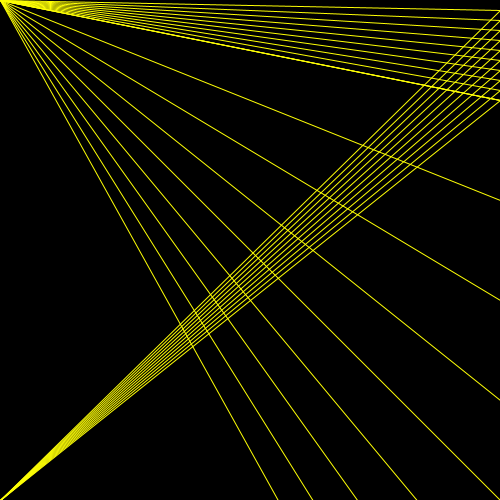
Frame 1 (no input)
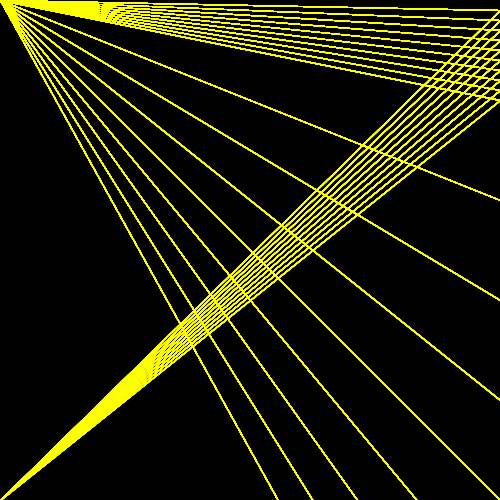
Frame 60 (the mouse pressed at the canvas centre just before this capture)
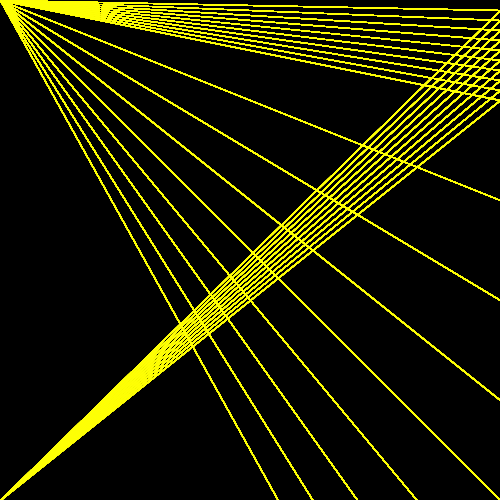
Frame 120 (the mouse held since frame 60 and released just before this capture)

The Processing sketch that drew these frames (run headless with seeded random() and noise(); from frame 60 on, the mouse is pressed at the canvas centre):

// Processing sketch: processing_32226
// ── processing_32226.pde


void setup () {
  size (500,500);
  noFill ();
  background (0);
  
  
}

void draw ()
{
  fill (254,255,5);
  //ellipse (200, 200, 200, 200);
    
  stroke (254,255,5);
  strokeWeight (1);
  
  line (0,500,500,10);
  line (0,500,500,20);
  line (0,500,500,30);
  line (0,500,500,40);
  line (0,500,500,50);
  line (0,500,500,60);
  line (0,500,500,70);
  line (0,500,500,80);
  line (0,500,500,90);
  line (0,500,500,100);
  
  line (0,0,500,10);
  line (0,0,500,20);
  line (0,0,500,30);
  line (0,0,500,40);
  line (0,0,500,50);
  line (0,0,500,60);
  line (0,0,500,70);
  line (0,0,500,80);
  line (0,0,500,90);
  line (0,0,500,100);
  
  line (0,0,500,100);
  line (0,0,500,200);
  line (0,0,500,300);
  line (0,0,500,400);
  line (0,0,500,500);
  line (0,0,500,600);
  line (0,0,500,700);
  line (0,0,500,800);
  line (0,0,500,900);
  line (0,0,500,100);
}
